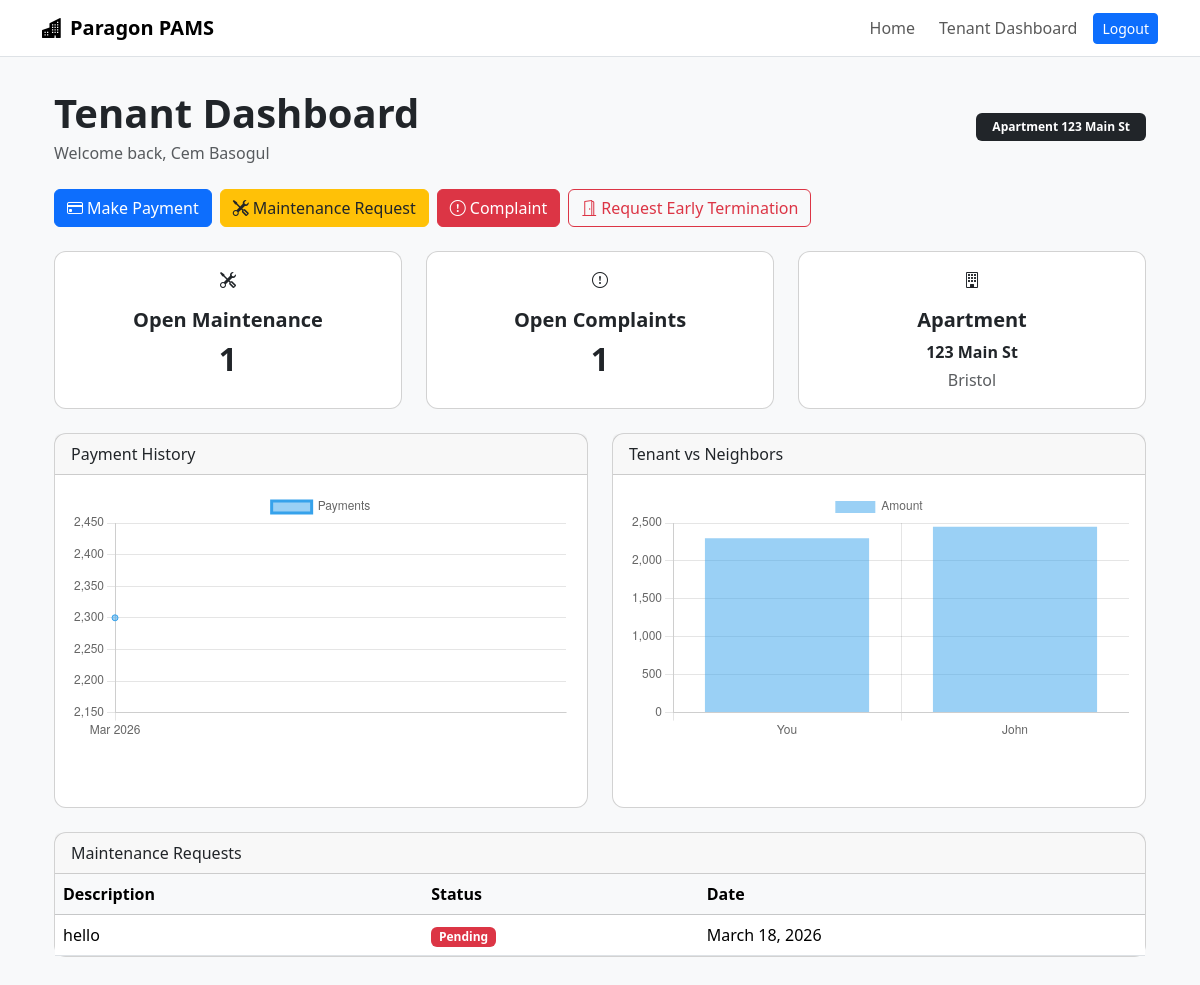
The page /dashboard/tenant/ (signed in) on the database as committed earlier.
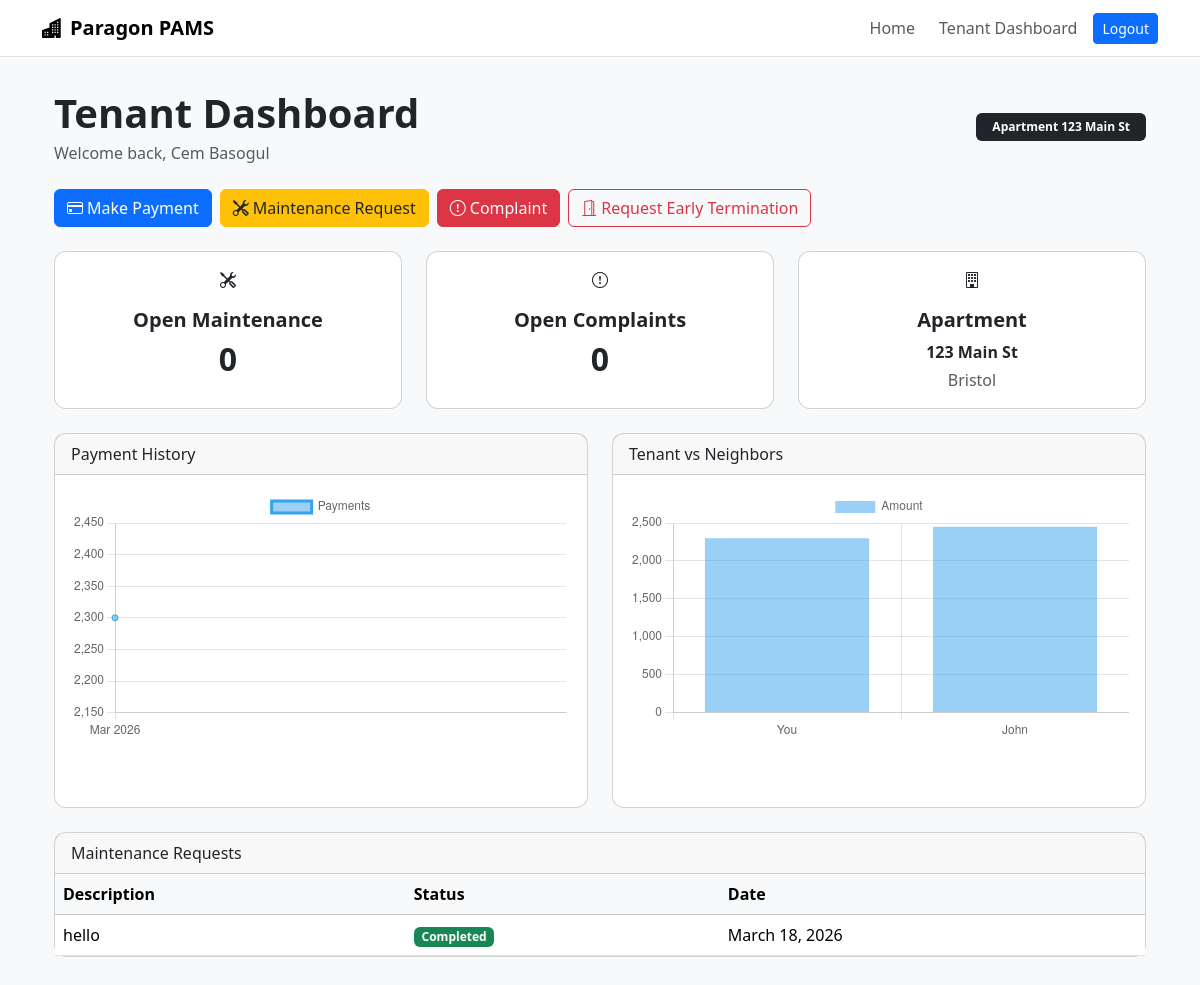
The same page on the database as committed later.
### core/models.py (models this page shows, shortened)
class MaintenanceRequest(models.Model):
    tenant = models.ForeignKey(Tenant, on_delete=models.CASCADE)
    apartment = models.ForeignKey(Apartment, on_delete=models.CASCADE)
    description = models.TextField()
    date_requested = models.DateField(auto_now_add=True)
    STATUS_CHOICES = [
        ('pending', 'Pending'),
        ('in_progress', 'In Progress'),
        ('completed', 'Completed'),
    ]
    status = models.CharField(max_length=20, choices=STATUS_CHOICES, default='pending')
    cost = models.DecimalField(max_digits=10, decimal_places=2, default=0)
    resolved_date = models.DateField(null=True, blank=True)
    scheduled_date = models.DateField(null=True, blank=True)
    time_taken = models.DecimalField(
        max_digits=5, decimal_places=1, null=True, blank=True,
        help_text="Hours taken to resolve"
    )
    assigned_to = models.ForeignKey(
        User, on_delete=models.SET_NULL, null=True, blank=True,
        related_name='assigned_maintenance',
        limit_choices_to={'role': 'MAINTENANCE'}
    )

### core/views.py (the view)
# urls.py: path('dashboard/tenant/', views.tenant_dashboard, name='tenant_dashboard'),
@login_required
def tenant_dashboard(request):
    if request.user.role != 'TENANT':
        return redirect('admin_dashboard')
    tenant = Tenant.objects.filter(user=request.user).first()
    if not tenant:
        messages.warning(request, "No tenant profile is linked.")
        return render(request, 'tenant/dashboard.html')
    lease = Lease.objects.filter(tenant=tenant).first()
    apartment = lease.apartment if lease else None
    payments = Payment.objects.filter(tenant=tenant).order_by('due_date')
    maintenance_items = MaintenanceRequest.objects.filter(tenant=tenant).order_by('-date_requested')
    complaints = Complaint.objects.filter(tenant=tenant)
    late_invoices = [p for p in payments if p.is_late]
    maintenance_open_count = maintenance_items.exclude(status='completed').count()
    complaint_open_count = complaints.exclude(status='resolved').exclude(status='closed').count()
    payment_history_labels = [p.due_date.strftime("%b %Y") for p in payments]
    payment_history_amounts = [float(p.amount) for p in payments]
    neighbors_labels = ["You"]
    neighbors_amounts = [sum(payment_history_amounts)]
    if apartment:
        neighbor_tenants = Tenant.objects.filter(
            lease__apartment=apartment
        ).exclude(id=tenant.id)
        for n in neighbor_tenants:
            n_payments = Payment.objects.filter(tenant=n)
            neighbors_labels.append(n.first_name)
            neighbors_amounts.append(sum([float(p.amount) for p in n_payments]))
    context = {
        "tenant": {
            "apartment_code": apartment.address if apartment else None,
            "city": apartment.city.name if apartment else None
        },
        "late_invoices": late_invoices,
        "maintenance_open_count": maintenance_open_count,
        "complaint_open_count": complaint_open_count,
        "maintenance_items": maintenance_items,
        "payment_history_labels": payment_history_labels,
        "payment_history_amounts": payment_history_amounts,
        "neighbors_labels": neighbors_labels,
        "neighbors_amounts": neighbors_amounts,
    }
    return render(request, "tenant/dashboard.html", context)

### core/models.py (called while the page is built)
    @property
    def is_late(self):
        if self.paid_date and self.paid_date > self.due_date:
            return True
        if not self.paid_date and timezone.now().date() > self.due_date:
            return True
        return False

### core/templates/tenant/dashboard.html (shortened to what the changed rows need)
{% extends "base.html" %}
{% block content %}
<div class="container py-2">
  <div class="d-flex flex-wrap justify-content-between align-items-center gap-2 mb-4">
    <div>
      <h1 class="fw-bold mb-1">Tenant Dashboard</h1>
    </div>
  </div>
  <div class="row g-4 mb-4">
    <div class="col-md-4">
      <div class="card h-100">
        <div class="card-body text-center">
          <div class="kpi-icon-box primary mx-auto mb-3">
            <i class="bi bi-tools"></i>
          </div>
          <h5 class="fw-bold">Open Maintenance</h5>
          <h2 class="fw-bold mb-0">{{ maintenance_open_count|default:0 }}</h2>
        </div>
      </div>
    </div>
    <div class="col-md-4">
      <div class="card h-100">
        <div class="card-body text-center">
          <div class="kpi-icon-box warning mx-auto mb-3">
            <i class="bi bi-exclamation-circle"></i>
          </div>
          <h5 class="fw-bold">Open Complaints</h5>
          <h2 class="fw-bold mb-0">{{ complaint_open_count|default:0 }}</h2>
        </div>
      </div>
    </div>
  </div>
  <div class="card">
    <div class="table-responsive">
      <table class="table table-hover align-middle mb-0">
        <thead class="table-light">
          <tr>
            <th>Description</th>
            <th>Status</th>
            <th>Date</th>
          </tr>
        </thead>
        <tbody>
          {% for item in maintenance_items %}
            <tr>
              <td>{{ item.description }}</td>
              <td>
                {% if item.status == 'pending' %}
                  <span class="badge bg-danger">Pending</span>
                {% elif item.status == 'in_progress' %}
                  <span class="badge bg-warning text-dark">In Progress</span>
                {% elif item.status == 'completed' %}
                  <span class="badge bg-success">Completed</span>
                {% else %}
                  <span class="badge bg-secondary">{{ item.status }}</span>
                {% endif %}
              </td>
              <td>{{ item.date_requested }}</td>
            </tr>
          {% empty %}
            <tr>
              <td colspan="3" class="text-center text-muted p-4">
                No maintenance requests yet.
              </td>
            </tr>
          {% endfor %}
        </tbody>
      </table>
    </div>
  </div>
</div>
{% endblock %}
{% block scripts %}
<script>
const paymentLabels = JSON.parse(document.getElementById("payLabels").textContent);
const paymentAmounts = JSON.parse(document.getElementById("payAmounts").textContent);
const neighborsLabels = JSON.parse(document.getElementById("nbLabels").textContent);
const neighborsAmounts = JSON.parse(document.getElementById("nbAmounts").textContent);
new Chart(document.getElementById("paymentHistoryChart"), {
  type: "line",
  data: {
    labels: paymentLabels,
    datasets: [{
      label: "Payments",
      data: paymentAmounts
    }]
  }
});
new Chart(document.getElementById("neighborsBarChart"), {
  type: "bar",
  data: {
    labels: neighborsLabels,
    datasets: [{
      label: "Amount",
      data: neighborsAmounts
    }]
  }
});
</script>
{% endblock %}

Rows that differ between the two databases and show on the page:
changed MaintenanceRequest "hello": status "Pending" → "Completed"
Other text that changed with them:
{{ maintenance_open_count|default:0 }}: "1" → "0"
{{ complaint_open_count|default:0 }}: "1" → "0"
